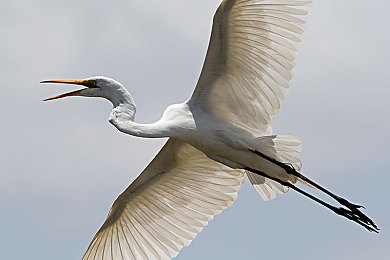
#> input picture PIL/img/01.png, 390 x 260 px
$ jupyter execute 02_PIL_ImageFilter.ipynb   (shell and % lines are left out)
#> lines starting #> are read from the running program, lines starting #| are printed output that depends on the picture
[cell 1]
from PIL import Image,ImageFilter
import matplotlib.pyplot as plt
im = Image.open('./img/01.png')
#> im is the input picture: PIL image 390x260 RGBA; mean R, G, B, A 175.2, 176.3, 178, 255
plt.imshow(im)

#### blur    模糊

[cell 2]
blur_im = im.filter(ImageFilter.BLUR)
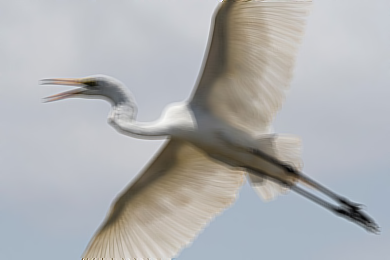
#> blur_im: PIL image 390x260 RGBA; mean R, G, B, A 175.3, 176.4, 178, 255
plt.imshow(blur_im)

#### contour    轮廓

[cell 3]
contour_im = im.filter(ImageFilter.CONTOUR)
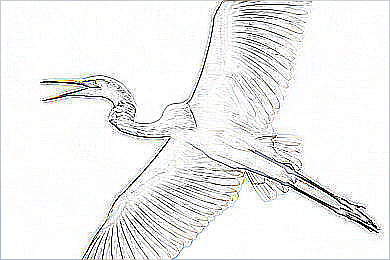
#> contour_im: PIL image 390x260 RGBA; mean R, G, B, A 238.2, 238.4, 238, 255
plt.imshow(contour_im)

#### detail 细节

[cell 4]
detail_img = blur_im.filter(ImageFilter.DETAIL)
plt.imshow(detail_img)

#### edge_enhance 边界增强

[cell 5]
ege_img = im.filter(ImageFilter.EDGE_ENHANCE)
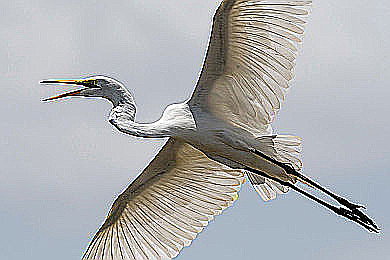
#> ege_img: PIL image 390x260 RGBA; mean R, G, B, A 174.2, 175.8, 177.9, 255
plt.imshow(ege_img)

#### edge_enhance_more

[cell 6]
eem_img = im.filter(ImageFilter.EDGE_ENHANCE_MORE)
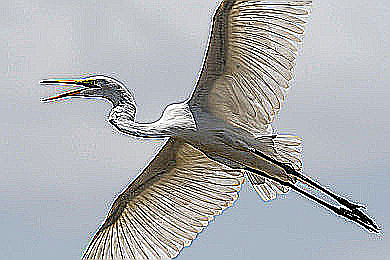
#> eem_img: PIL image 390x260 RGBA; mean R, G, B, A 172.2, 174.2, 176.9, 255
plt.imshow(eem_img)

#### EMBOSS 雕刻、装饰

[cell 7]
em_img = im.filter(ImageFilter.EMBOSS)
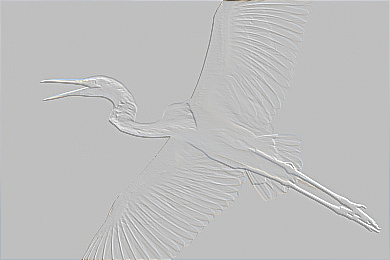
#> em_img: PIL image 390x260 RGBA; mean R, G, B, A 128.9, 129, 129.1, 129.6; transparent parts drawn white
plt.imshow(em_img)

#### find_edge

[cell 8]
# im = Image.open('./img/01.png')
fe_img = im.filter(ImageFilter.FIND_EDGES)
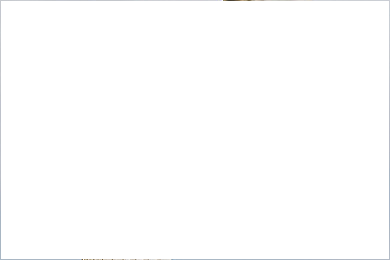
#> fe_img: PIL image 390x260 RGBA; mean R, G, B, A 18.3, 18.3, 18.8, 3.3; transparent parts drawn white
bass = Image.new('RGB', (fe_img.size[0],fe_img.size[1]))
#> bass: PIL image 390x260 RGB; every value is 0
bass.paste(fe_img)
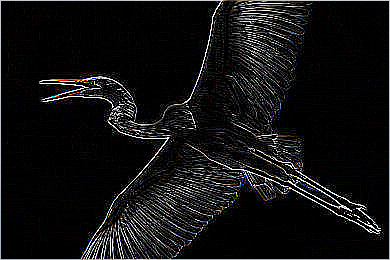
#> bass: PIL image 390x260 RGB; mean R, G, B 18.3, 18.3, 18.8
plt.imshow(bass)
# fe_img.show()

$ run again, with PIL/img/02.jpg saved as PIL/img/01.png
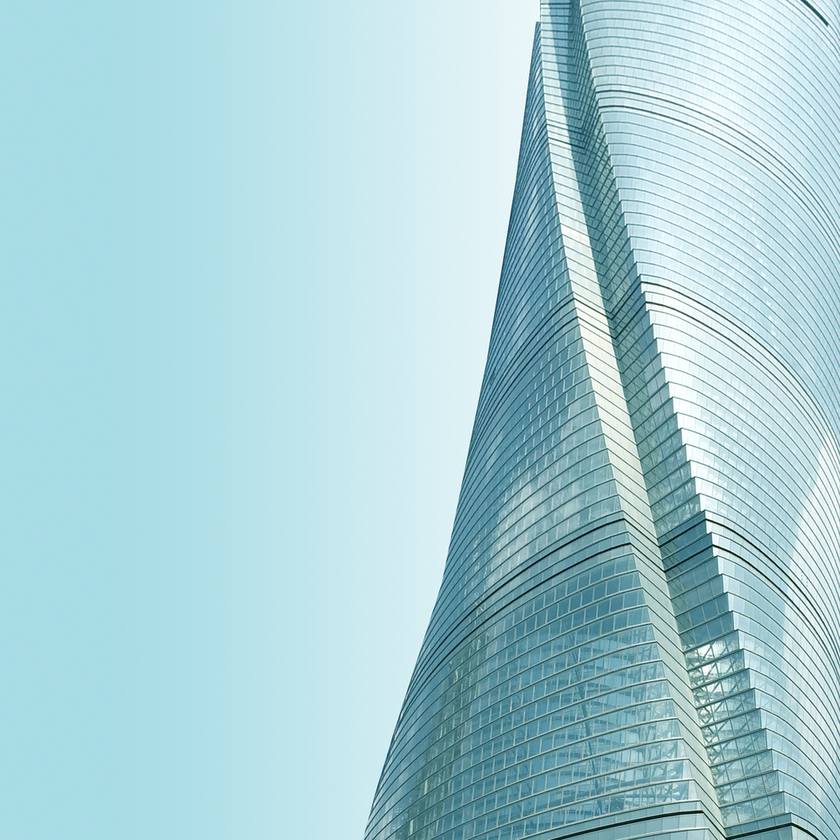
#> input picture PIL/img/02.jpg, 840 x 840 px, shrunk from 1000 x 1000 before the run
#> im is the input picture: PIL image 840x840 RGB; mean R, G, B 169.1, 207.8, 214.6
#> `em_img = im.filter(ImageFilter.EMBOSS)`:
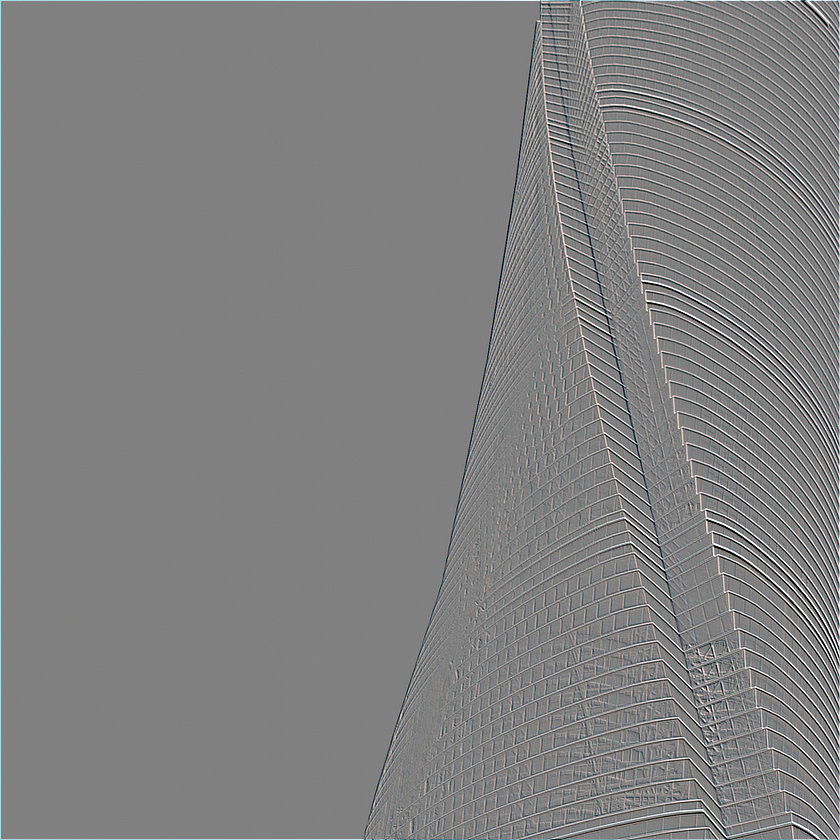
#> em_img: PIL image 840x840 RGB; mean R, G, B 128.2, 128.4, 128.4
#> `fe_img = im.filter(ImageFilter.FIND_EDGES)`:
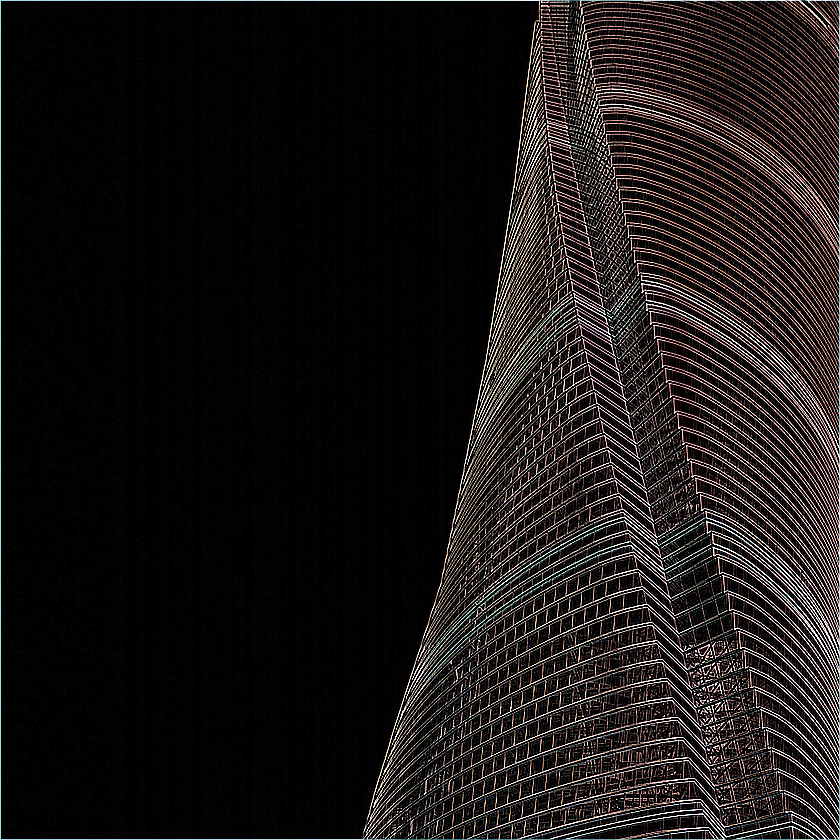
#> fe_img: PIL image 840x840 RGB; mean R, G, B 27.3, 23.7, 23
#> bass: PIL image 840x840 RGB; every value is 0

$ run again, with PIL/img/03.jpg saved as PIL/img/01.png
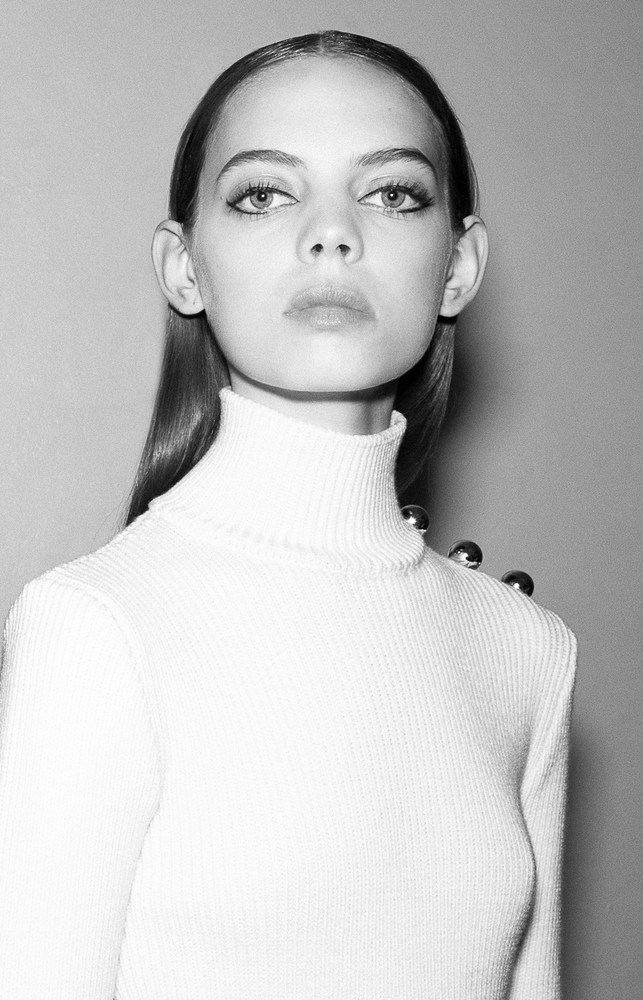
#> input picture PIL/img/03.jpg, 643 x 1000 px, shrunk from 1200 x 1865 before the run
#> im is the input picture: PIL image 643x1000 RGB; min 0, max 255, mean 193.5
#> `em_img = im.filter(ImageFilter.EMBOSS)`:
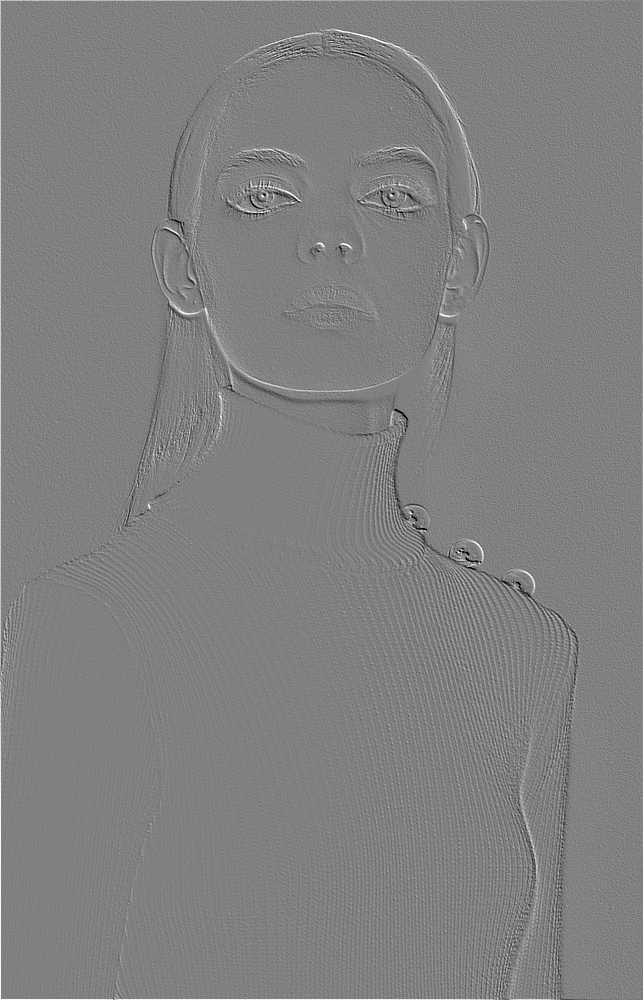
#> em_img: PIL image 643x1000 RGB; min 0, max 255, mean 128.1
#> `fe_img = im.filter(ImageFilter.FIND_EDGES)`:
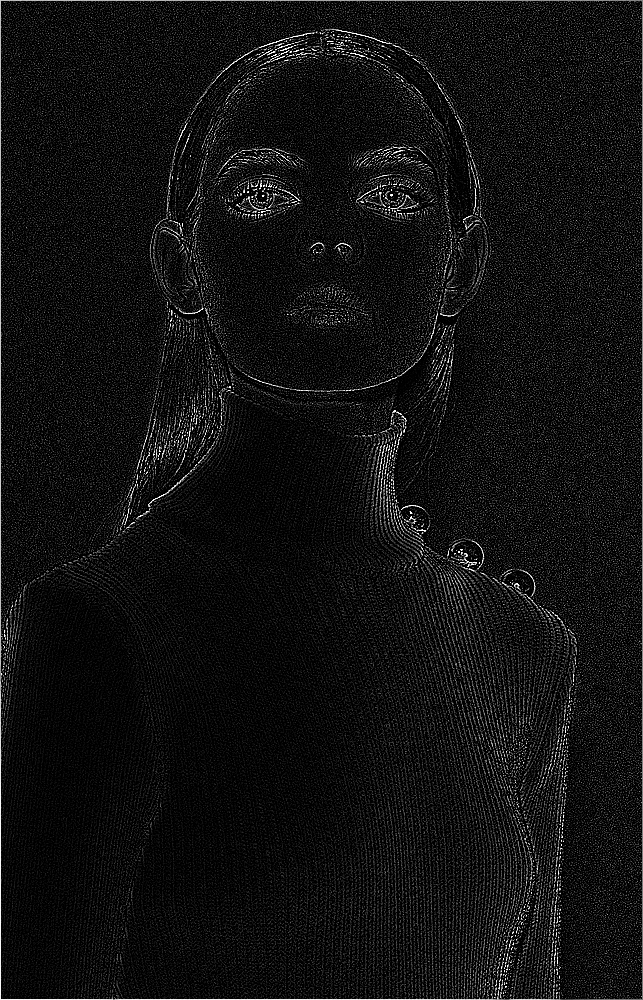
#> fe_img: PIL image 643x1000 RGB; min 0, max 255, mean 17.8
#> bass: PIL image 643x1000 RGB; every value is 0
